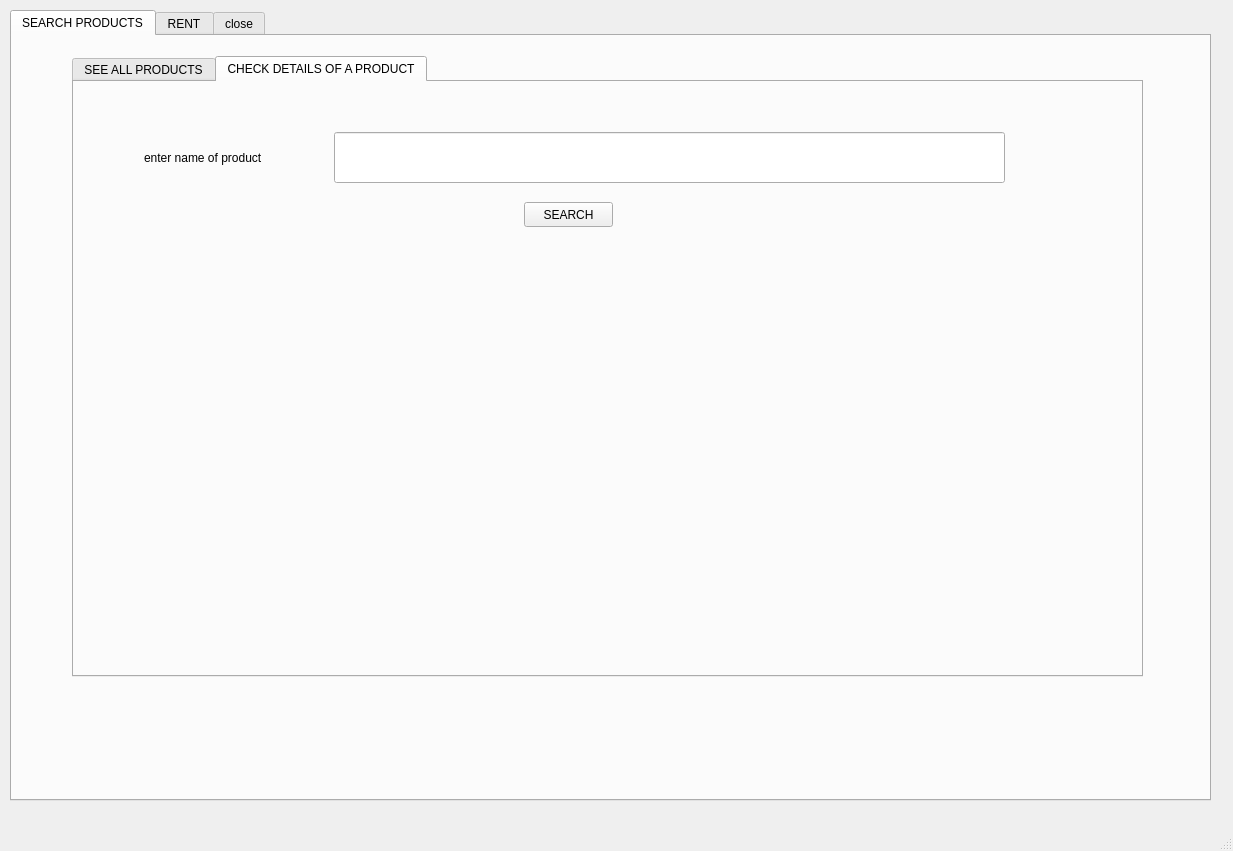
<?xml version="1.0" encoding="UTF-8"?>
<ui version="4.0">
 <class>farmer_window</class>
 <widget class="QMainWindow" name="farmer_window">
  <property name="geometry">
   <rect>
    <x>0</x>
    <y>0</y>
    <width>1233</width>
    <height>851</height>
   </rect>
  </property>
  <property name="windowTitle">
   <string>MainWindow</string>
  </property>
  <widget class="QWidget" name="centralwidget">
   <widget class="QTabWidget" name="tabWidget">
    <property name="geometry">
     <rect>
      <x>10</x>
      <y>10</y>
      <width>1201</width>
      <height>791</height>
     </rect>
    </property>
    <property name="currentIndex">
     <number>0</number>
    </property>
    <widget class="QWidget" name="tab">
     <attribute name="title">
      <string>SEARCH PRODUCTS</string>
     </attribute>
     <widget class="QTabWidget" name="tabWidget_3">
      <property name="geometry">
       <rect>
        <x>60</x>
        <y>20</y>
        <width>1071</width>
        <height>621</height>
       </rect>
      </property>
      <property name="currentIndex">
       <number>1</number>
      </property>
      <widget class="QWidget" name="tab_6">
       <attribute name="title">
        <string>SEE ALL PRODUCTS</string>
       </attribute>
       <widget class="QPushButton" name="refresh_see">
        <property name="geometry">
         <rect>
          <x>470</x>
          <y>40</y>
          <width>89</width>
          <height>25</height>
         </rect>
        </property>
        <property name="text">
         <string>REFRESH</string>
        </property>
       </widget>
       <widget class="QScrollArea" name="scrollArea_2">
        <property name="geometry">
         <rect>
          <x>10</x>
          <y>90</y>
          <width>1001</width>
          <height>471</height>
         </rect>
        </property>
        <property name="widgetResizable">
         <bool>true</bool>
        </property>
        <widget class="QWidget" name="scrollAreaWidgetContents_2">
         <property name="geometry">
          <rect>
           <x>0</x>
           <y>0</y>
           <width>999</width>
           <height>469</height>
          </rect>
         </property>
         <layout class="QVBoxLayout" name="verticalLayout_5">
          <item>
           <widget class="QPushButton" name="pushButton_4">
            <property name="text">
             <string>PushButton</string>
            </property>
           </widget>
          </item>
         </layout>
        </widget>
       </widget>
      </widget>
      <widget class="QWidget" name="tab_7">
       <attribute name="title">
        <string>CHECK DETAILS OF A PRODUCT</string>
       </attribute>
       <widget class="QPushButton" name="pushButton">
        <property name="geometry">
         <rect>
          <x>450</x>
          <y>120</y>
          <width>89</width>
          <height>25</height>
         </rect>
        </property>
        <property name="text">
         <string>SEARCH</string>
        </property>
       </widget>
       <widget class="QLineEdit" name="lineEdit">
        <property name="geometry">
         <rect>
          <x>260</x>
          <y>50</y>
          <width>671</width>
          <height>51</height>
         </rect>
        </property>
       </widget>
       <widget class="QLabel" name="label">
        <property name="geometry">
         <rect>
          <x>70</x>
          <y>50</y>
          <width>161</width>
          <height>51</height>
         </rect>
        </property>
        <property name="text">
         <string>enter name of product</string>
        </property>
       </widget>
       <widget class="QLabel" name="label_2">
        <property name="geometry">
         <rect>
          <x>250</x>
          <y>190</y>
          <width>761</width>
          <height>351</height>
         </rect>
        </property>
        <property name="font">
         <font>
          <pointsize>23</pointsize>
         </font>
        </property>
        <property name="text">
         <string/>
        </property>
       </widget>
      </widget>
     </widget>
    </widget>
    <widget class="QWidget" name="RENT">
     <attribute name="title">
      <string>RENT</string>
     </attribute>
     <widget class="QPushButton" name="pushButton_3">
      <property name="geometry">
       <rect>
        <x>500</x>
        <y>20</y>
        <width>89</width>
        <height>25</height>
       </rect>
      </property>
      <property name="text">
       <string>REFRESH</string>
      </property>
     </widget>
     <widget class="QWidget" name="layoutWidget">
      <property name="geometry">
       <rect>
        <x>120</x>
        <y>120</y>
        <width>115</width>
        <height>451</height>
       </rect>
      </property>
      <layout class="QVBoxLayout" name="verticalLayout_6">
       <item>
        <widget class="QLabel" name="label_20">
         <property name="text">
          <string>QTY:-</string>
         </property>
        </widget>
       </item>
       <item>
        <widget class="QLabel" name="label_21">
         <property name="text">
          <string>DATE OF RENT:-</string>
         </property>
        </widget>
       </item>
       <item>
        <widget class="QLabel" name="label_22">
         <property name="text">
          <string>PRICE/kg:-</string>
         </property>
        </widget>
       </item>
       <item>
        <widget class="QLabel" name="label_24">
         <property name="text">
          <string>TOTAL PRICE:-</string>
         </property>
        </widget>
       </item>
       <item>
        <widget class="QLabel" name="label_18">
         <property name="text">
          <string>SELECT</string>
         </property>
        </widget>
       </item>
      </layout>
     </widget>
     <widget class="QLabel" name="label_3">
      <property name="geometry">
       <rect>
        <x>240</x>
        <y>610</y>
        <width>801</width>
        <height>17</height>
       </rect>
      </property>
      <property name="text">
       <string/>
      </property>
     </widget>
     <widget class="QPushButton" name="pushButton_5">
      <property name="geometry">
       <rect>
        <x>590</x>
        <y>630</y>
        <width>89</width>
        <height>25</height>
       </rect>
      </property>
      <property name="text">
       <string>submit</string>
      </property>
     </widget>
     <widget class="QWidget" name="layoutWidget">
      <property name="geometry">
       <rect>
        <x>250</x>
        <y>100</y>
        <width>791</width>
        <height>491</height>
       </rect>
      </property>
      <layout class="QVBoxLayout" name="verticalLayout">
       <item>
        <widget class="QLineEdit" name="lineEdit_3"/>
       </item>
       <item>
        <widget class="QLineEdit" name="lineEdit_4"/>
       </item>
       <item>
        <widget class="QLineEdit" name="lineEdit_2"/>
       </item>
       <item>
        <widget class="QLineEdit" name="lineEdit_5"/>
       </item>
       <item>
        <widget class="QComboBox" name="comboBox"/>
       </item>
      </layout>
     </widget>
    </widget>
    <widget class="QWidget" name="tab_2">
     <attribute name="title">
      <string>close</string>
     </attribute>
     <widget class="QPushButton" name="pushButton_2">
      <property name="geometry">
       <rect>
        <x>298</x>
        <y>204</y>
        <width>461</width>
        <height>161</height>
       </rect>
      </property>
      <property name="text">
       <string>close</string>
      </property>
     </widget>
    </widget>
   </widget>
  </widget>
  <widget class="QMenuBar" name="menubar">
   <property name="geometry">
    <rect>
     <x>0</x>
     <y>0</y>
     <width>1233</width>
     <height>22</height>
    </rect>
   </property>
  </widget>
  <widget class="QStatusBar" name="statusbar"/>
 </widget>
 <resources/>
 <connections/>
</ui>
